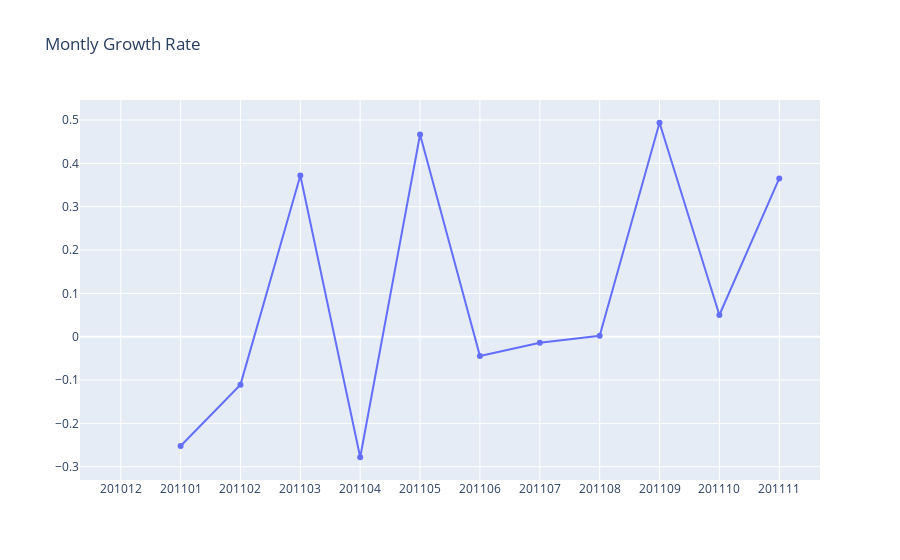

The notebook cell saved with this chart:
### Code cell
#using pct_change() function to see monthly percentage change
tx_revenue['MonthlyGrowth'] = tx_revenue['Revenue'].pct_change()

#showing first 5 rows
tx_revenue.head()

#visualization - line graph
plot_data = [
    go.Scatter(
        x=tx_revenue.query("InvoiceYearMonth < 201112")['InvoiceYearMonth'],
        y=tx_revenue.query("InvoiceYearMonth < 201112")['MonthlyGrowth'],
    )
]

plot_layout = go.Layout(
        xaxis={"type": "category"},
        title='Montly Growth Rate'
    )

fig = go.Figure(data=plot_data, layout=plot_layout)
pio.show(fig)

### Figure 1 — Plotly figure (JSON) as saved in the notebook; plotly's stock layout.template omitted (floating-point values rounded to 4 significant figures)
{"data": [{"type": "scatter", "x": [201012, 201101, 201102, 201103, 201104, 201105, 201106, 201107, 201108, 201109, 201110, 201111], "y": [null, -0.2523, -0.1106, 0.3718, -0.2782, 0.4666, -0.04453, -0.01421, 0.002026, 0.4937, 0.05003, 0.3652]}], "layout": {"autosize": true, "title": {"text": "Montly Growth Rate"}, "xaxis": {"autorange": true, "range": [-0.6695, 11.67], "type": "category"}, "yaxis": {"autorange": true, "range": [-0.3419, 0.5573], "type": "linear"}}}
